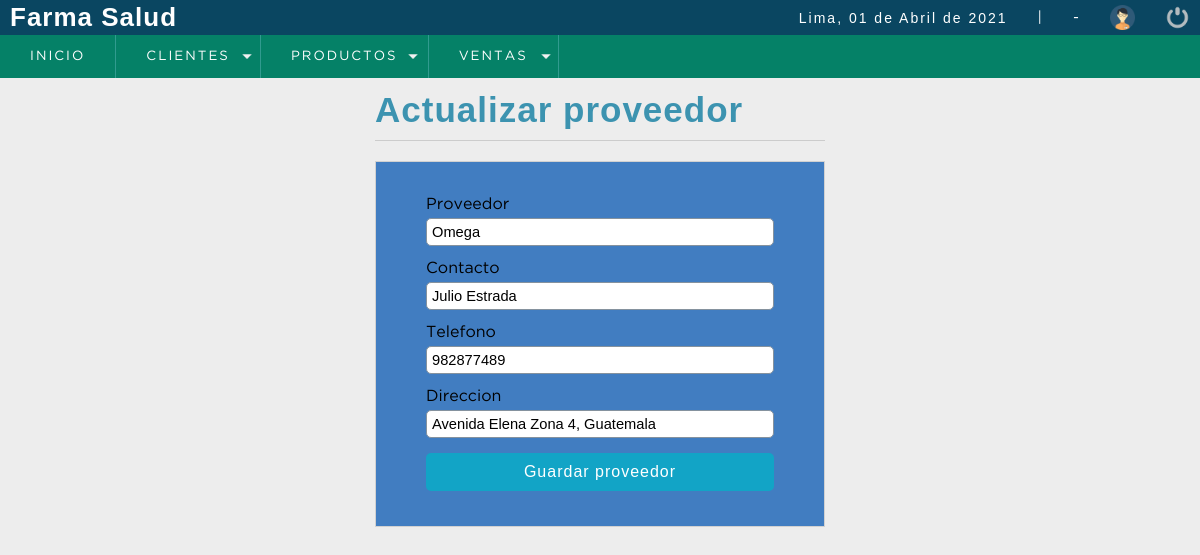
Screenshot of /sistema/editar_proveedor.php?id=3 (signed in) with the database file from the repository.
### tables this page shows
CREATE TABLE `proveedor` (
  `codproveedor` int(11) NOT NULL,
  `proveedor` varchar(100) DEFAULT NULL,
  `contacto` varchar(100) DEFAULT NULL,
  `telefono` bigint(11) DEFAULT NULL,
  `direccion` text,
  `date_add` datetime NOT NULL DEFAULT CURRENT_TIMESTAMP,
  `usuario_id` int(11) NOT NULL,
  `estatus` int(11) NOT NULL DEFAULT '1'
);

### sistema/editar_proveedor.php (the view, shortened to what this page needs)
<?php
	include "../conexion.php";
	$idproveedor = $_REQUEST['id'];
	$sql= mysqli_query($conection,"SELECT *  FROM proveedor
									WHERE codproveedor= $idproveedor");
	$result_sql = mysqli_num_rows($sql);
	if($result_sql == 0){
		header('Location: lista_proveedor.php');
	}else{
		while ($data = mysqli_fetch_array($sql)) {
			$proveedor  = $data['proveedor'];
			$contacto  = $data['contacto'];
			$telefono = $data['telefono'];
			$direccion   = $data['direccion'];
		}
	}
 ?>
<!DOCTYPE html>
<html lang="en">
<head>
	<?php include "includes/scripts.php"; ?>
</head>
<body>
	<?php include "includes/header.php"; ?>
	<section id="container">
		<div class="form_register">
			<h1>Actualizar proveedor</h1>
			<hr>
			<form action="" method="post">
				<label for="proveedor">Proveedor</label>
				<input type="text" name="proveedor" id="proveedor" placeholder="Nombre del Proveedor" value="<?php echo $proveedor ?>">
				<label for="contacto">Contacto</label>
				<input type="text" name="contacto" id="contacto" placeholder="Nombre Completo del Contacto" value="<?php echo $contacto ?>" >
				<label for="telefono">Telefono</label>
				<input type="number" name="telefono" id="telefono" placeholder="Telefono" value="<?php echo $telefono ?>">
				<label for="direccion">Direccion</label>
				<input type="text" name="direccion" id="direccion" placeholder="Direccion completa" value="<?php echo $direccion ?>">
				<input type="submit" value="Guardar proveedor" class="btn_save">
			</form>
		</div>
	</section>
</body>
</html>

### sistema/css/style.css (style rules this page uses)
* { margin: 0; padding: 0; box-sizing: border-box; }
body { background: #ededed; }
h1, h2, h3, h4, h5, h6 { font-family: 'arial'; font-weight: bold; letter-spacing: 1px; }
h1 { font-size: 26px; }
#container { padding: 90px 15px 15px; }
.form_register { width: 450px; margin: auto; }
.form_register h1 { color: #3c93b0; }
hr { border: 0; background: #CCC; height: 1px; margin: 10px 0; display: block; }
form { background: #417dc1; margin: auto; padding: 20px 50px; border: 1px solid #d1d1d1; }
label { display: block; font-size: 12pt; font-family: 'GothamBook'; margin: 15px auto 5px auto; }
input,select { display: block; width: 100%; font-size: 11pt; padding: 5px; border: 1px solid #85929e; border-radius: 5px; }
.btn_save { font-size: 12pt; background: #12a4c6; padding: 10px; color: #FFF; letter-spacing: 1px; border: 0; cursor: pointer; margin: 15px auto; }
#container h1 { font-size: 35px; display: inline-block; }

### rows the page displays
proveedor: proveedor "Omega", contacto "Julio Estrada", telefono "982877489", direccion "Avenida Elena Zona 4, Guatemala"

### other values shown
fechaC() "01 de Abril de 2021"
